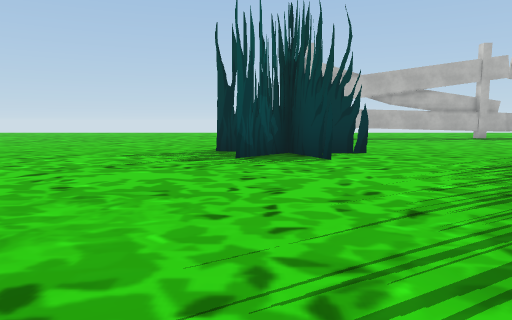
View 1 (above)

24 first-person views from a walk through a Unity game level. The camera is 1.3 m above the floor, tilts 6° down and sees 70° across. The floor is counted in squares, 2 m on a side. Each view is taken from the middle of a square. On the plan, view 1 faces up. The plan holds only what a view shows up to about 11 squares ahead; the rest is blank. The place goes on beyond the plan. Some animated figures are left out. Some surface patterns are stand-ins.

View 2
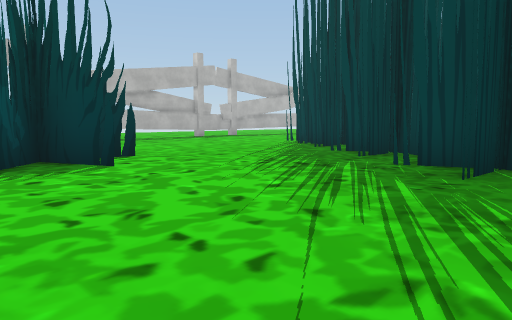

View 3
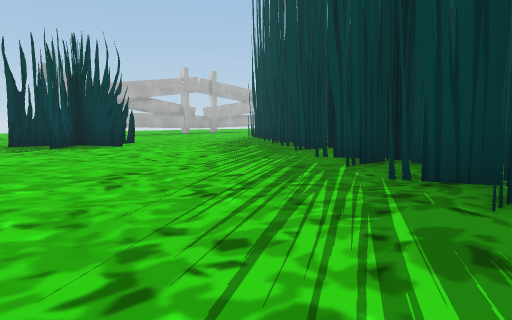

View 4
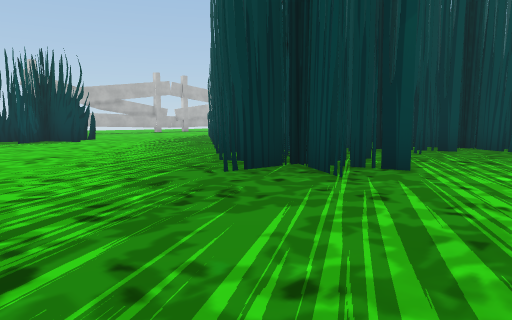

View 5
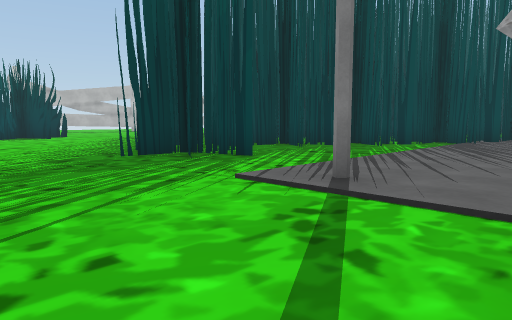

View 6
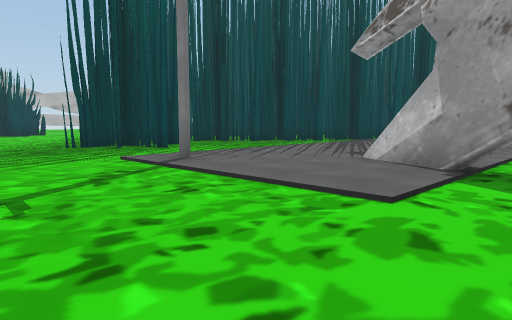

View 7
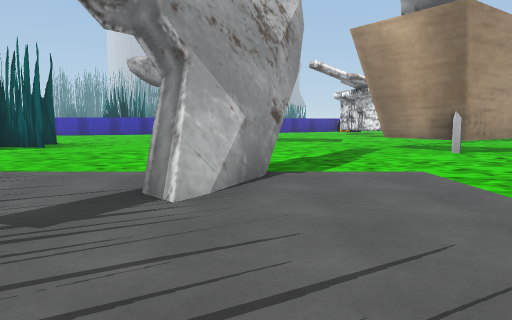

View 8
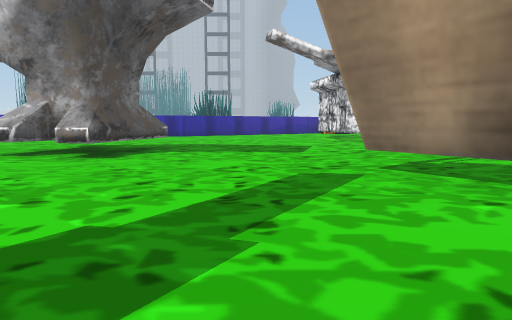

View 9
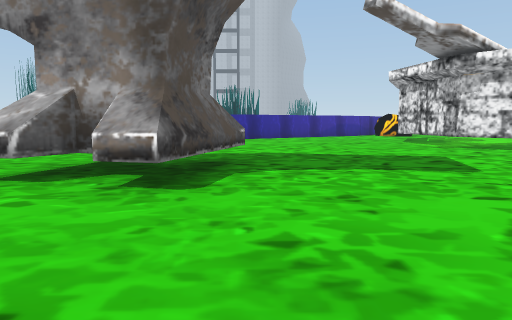

View 10
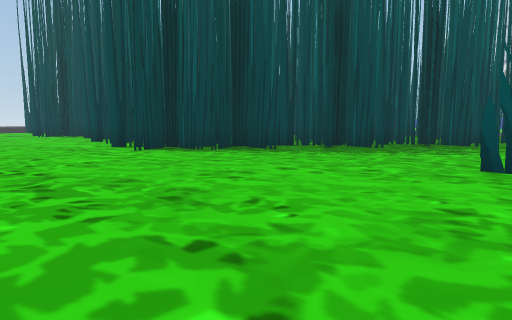

View 11
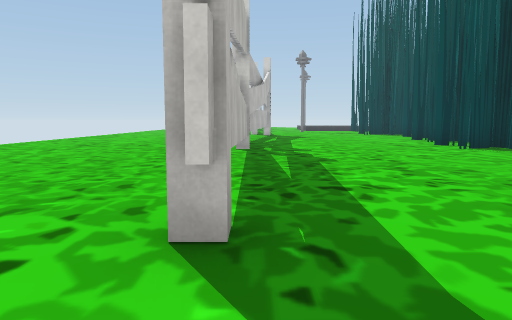

View 12
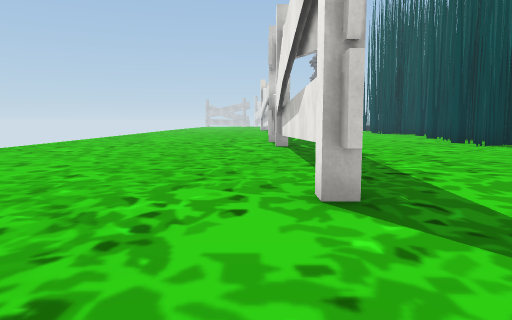

View 13
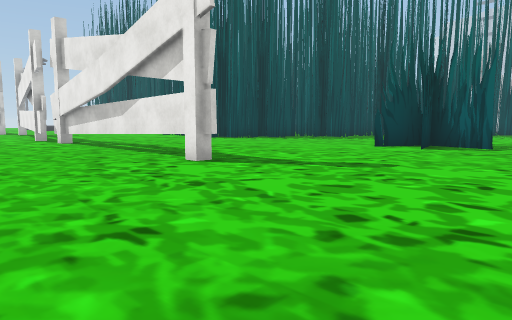

View 14
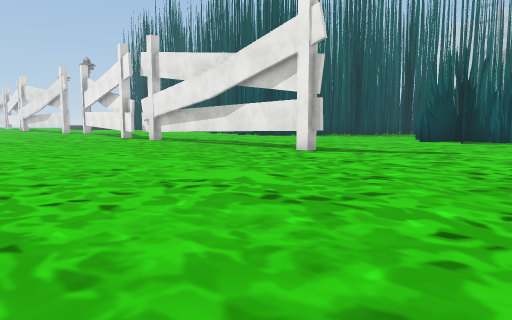

View 15
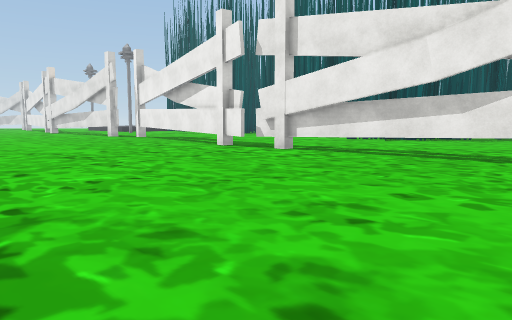

View 16
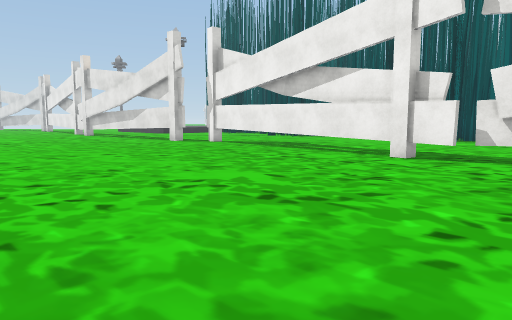

View 17
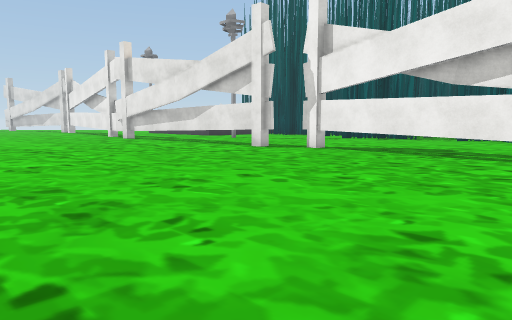

View 18
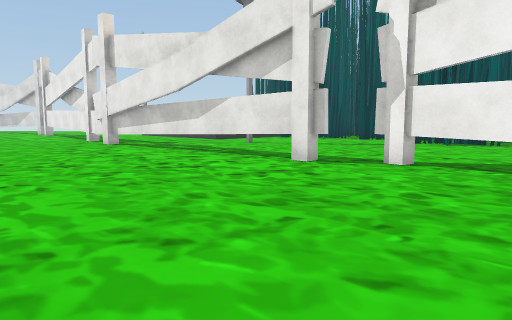

View 19
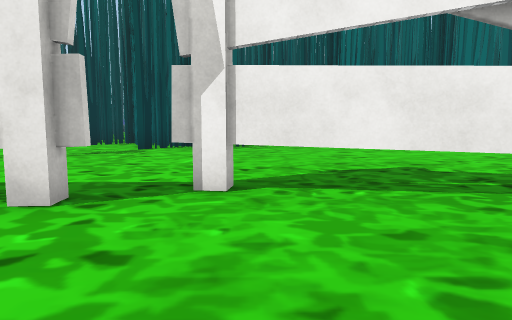

View 20
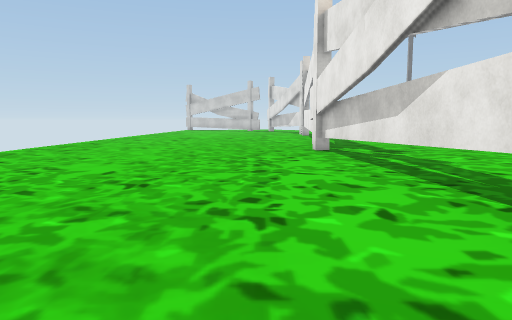

View 21
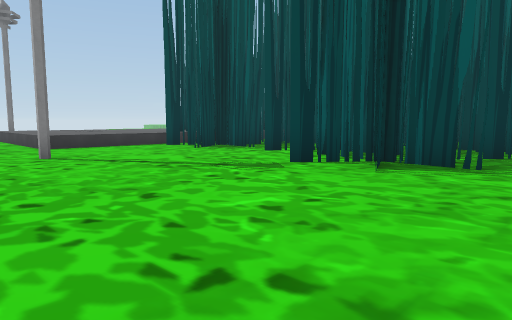

View 22
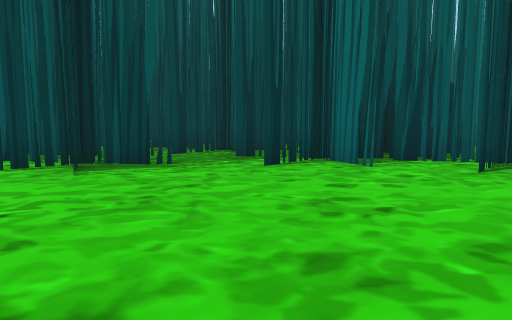

View 23
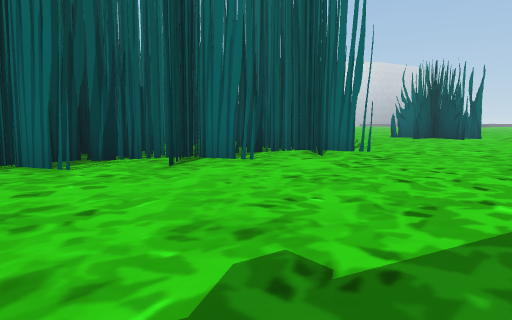

View 24
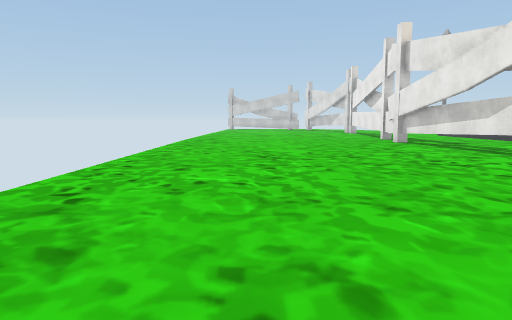

### Floor plan
Key: @ floor where view 1 was taken; # wall or solid block; . floor; ^ raised ledge; T thing the floor can be seen under or through.
Columns run from 3 left of view 1 to 25 right of it. Each row starts with its distance up from view 1.
 21 ....  .......................
 20 .............................
 19 .............................
 18 .............................
 17 .............................
 16 .............................
 15 .............................
 14  ....TTTTTTTTTTTTTTTT.TTTTTT#
 13  ............................
 12  ............................
 11 ..........................#..
 10 .............................
  9 ...#.#......## ..............
  8 ..####.....#######...###.. #.
  7 ...##......##   ########.####
  6 ....#....###           ####
  5 ..........##
  4 ........###
  3  .......##
  2  ..... ##
  1  .....##
  0 ...@.##
 -1 ....###
 -2 ...#######
 -3 ....###.####
 -4 ... .#....##
 -5 .........#.##
 -6 ............##
 -7 ...#.........
 -8 .........
 -9 ........
-10 .....##...
-11 .....#....
-12 ...... ...
-13 ...... ....
-14 #..... .....
-15 ##..........
-16  #.........##
-17  ..........
-18 ......#.^
-19 ......##
-20 ......# ..
-21 ...........
-22 ...........
-23 #......
-24 #.....

Where each view was taken, in squares from view 1:
view 1: 0 up, 0 right, facing up
view 2: 1 up, 1 left, facing up-right
view 3: 3 down, 3 left, facing up-right
view 4: 6 down, 3 left, facing up-right
view 5: 9 down, 3 left, facing up-right
view 6: 12 down, 3 left, facing up-right
view 7: 6 down, 2 right, facing down
view 8: 11 down, 0 right, facing down
view 9: 14 down, 2 right, facing down
view 10: 13 up, 1 right, facing down-right
view 11: 14 up, 0 right, facing right
view 12: 15 up, 1 left, facing right
view 13: 18 up, 3 left, facing down-right
view 14: 21 up, 3 left, facing down-right
view 15: 21 up, 3 right, facing down-right
view 16: 21 up, 8 right, facing down-right
view 17: 21 up, 12 right, facing down-right
view 18: 19 up, 15 right, facing down-right
view 19: 17 up, 17 right, facing down
view 20: 16 up, 17 right, facing right
view 21: 13 up, 16 right, facing down-right
view 22: 13 up, 16 right, facing down
view 23: 13 up, 16 right, facing down-left
view 24: 19 up, 14 right, facing right
